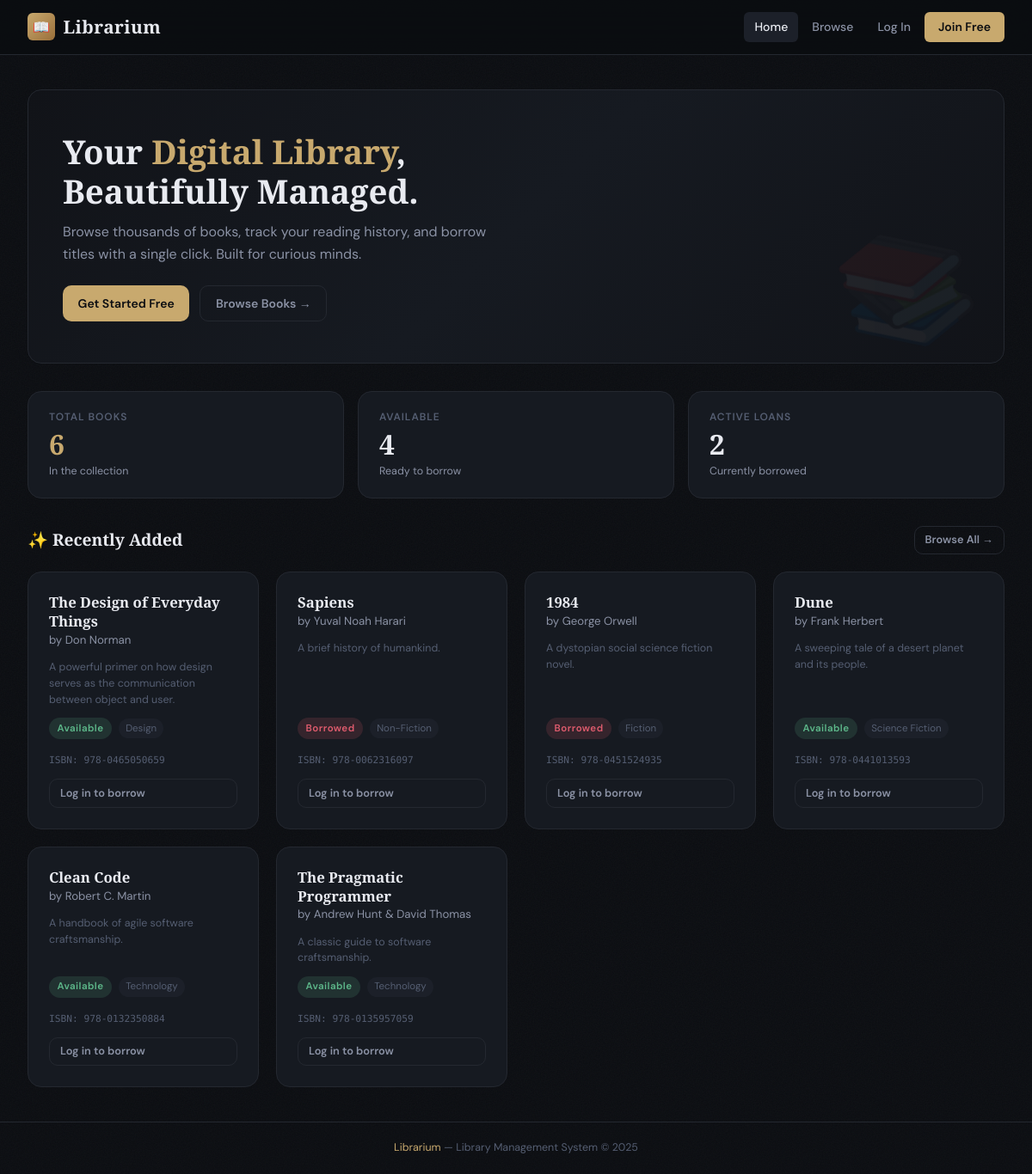
The page / on the database its author committed.
### models.py (models this page shows, shortened)
class Book(db.Model):
    __tablename__ = "books"
    id = db.Column(db.Integer, primary_key=True)
    title = db.Column(db.String(200), nullable=False)
    author = db.Column(db.String(150), nullable=False)
    isbn = db.Column(db.String(20), unique=True, nullable=False, index=True)
    genre = db.Column(db.String(80), nullable=True)
    description = db.Column(db.Text, nullable=True)
    availability_status = db.Column(db.Boolean, default=True, nullable=False)  # True = available
    added_at = db.Column(db.DateTime, default=datetime.utcnow)
    borrowings = db.relationship("Borrowing", backref="book", lazy="dynamic")
    @property
    def is_available(self):
        return self.availability_status

### routes.py (the view, shortened to what this page needs)
@main.route("/")
def dashboard():
    user = current_user()
    total_books = Book.query.count()
    available_books = Book.query.filter_by(availability_status=True).count()
    total_users = User.query.filter_by(role="member").count() if user and user.is_admin else None
    active_borrowings = Borrowing.query.filter_by(status="borrowed").count()
    recent_books = Book.query.order_by(Book.added_at.desc()).limit(6).all()
    my_borrowings = []
    return render_template(
        "index.html",
        total_books=total_books,
        available_books=available_books,
        total_users=total_users,
        active_borrowings=active_borrowings,
        recent_books=recent_books,
        my_borrowings=my_borrowings,
    )

### routes.py (called while the page is built)
def current_user():
    if "user_id" in session:
        return User.query.get(session["user_id"])
    return None

@main.context_processor
def inject_user():
    return {"current_user": current_user()}

### templates/index.html (shortened to what this page needs)
{% extends "base.html" %}
{% block content %}
{% if not current_user %}
<div class="hero">
  <h1>Your <span>Digital Library</span>,<br>Beautifully Managed.</h1>
  <p>Browse thousands of books, track your reading history, and borrow titles with a single click. Built for curious minds.</p>
  <div class="hero-actions">
    <a href="{{ url_for('main.register') }}" class="btn btn-primary">Get Started Free</a>
    <a href="{{ url_for('main.books') }}" class="btn btn-ghost">Browse Books →</a>
  </div>
</div>
{% endif %}
<div class="stats-grid">
  <div class="stat-card">
    <span class="stat-label">Total Books</span>
    <span class="stat-value accent">{{ total_books }}</span>
    <span class="stat-sub">In the collection</span>
  </div>
  <div class="stat-card">
    <span class="stat-label">Available</span>
    <span class="stat-value">{{ available_books }}</span>
    <span class="stat-sub">Ready to borrow</span>
  </div>
  <div class="stat-card">
    <span class="stat-label">Active Loans</span>
    <span class="stat-value">{{ active_borrowings }}</span>
    <span class="stat-sub">Currently borrowed</span>
  </div>
</div>
<div class="section-header">
  <span class="section-title">✨ Recently Added</span>
  <a href="{{ url_for('main.books') }}" class="btn btn-ghost btn-sm">Browse All →</a>
</div>
<div class="books-grid">
  {% for book in recent_books %}
  <div class="book-card">
    <div>
      <div class="book-title">{{ book.title }}</div>
      <div class="book-author">by {{ book.author }}</div>
    </div>
    {% if book.description %}
      <p class="text-xs text-muted" style="line-height:1.5">{{ book.description[:100] }}{% if book.description|length > 100 %}…{% endif %}</p>
    {% endif %}
    <div class="book-meta">
      <span class="badge {% if book.is_available %}badge-available{% else %}badge-borrowed{% endif %}">
        {% if book.is_available %}Available{% else %}Borrowed{% endif %}
      </span>
      {% if book.genre %}<span class="book-genre">{{ book.genre }}</span>{% endif %}
    </div>
    <div class="book-isbn">ISBN: {{ book.isbn }}</div>
    {% if current_user and not current_user.is_admin and book.is_available %}
      <form method="POST" action="{{ url_for('main.borrow_book', book_id=book.id) }}" style="margin-top:.25rem">
        <button type="submit" class="btn btn-primary btn-sm w-full">Borrow</button>
      </form>
    {% elif not current_user %}
      <a href="{{ url_for('main.login') }}" class="btn btn-ghost btn-sm w-full">Log in to borrow</a>
    {% elif current_user and not current_user.is_admin %}
      <button class="btn btn-ghost btn-sm w-full" disabled>Unavailable</button>
    {% endif %}
  </div>
  {% endfor %}
</div>
{% endblock %}

### rows shown on the page
Book: title "The Design of Everyday Things", author "Don Norman", description "A powerful primer on how design serves as the communication between object and user.", availability_status "Available", genre "Design", isbn "978-0465050659"
Book: title "Sapiens", author "Yuval Noah Harari", description "A brief history of humankind.", availability_status "Borrowed", genre "Non-Fiction", isbn "978-0062316097"
Book: title "1984", author "George Orwell", description "A dystopian social science fiction novel.", availability_status "Borrowed", genre "Fiction", isbn "978-0451524935"
Book: title "Dune", author "Frank Herbert", description "A sweeping tale of a desert planet and its people.", availability_status "Available", genre "Science Fiction", isbn "978-0441013593"
Book: title "Clean Code", author "Robert C. Martin", description "A handbook of agile software craftsmanship.", availability_status "Available", genre "Technology", isbn "978-0132350884"
Book: title "The Pragmatic Programmer", author "Andrew Hunt & David Thomas", description "A classic guide to software craftsmanship.", availability_status "Available", genre "Technology", isbn "978-0135957059"

### other values the page prints
{{ total_books }} "6"
{{ available_books }} "4"
{{ active_borrowings }} "2"
{{ 2025 }} "2025"
